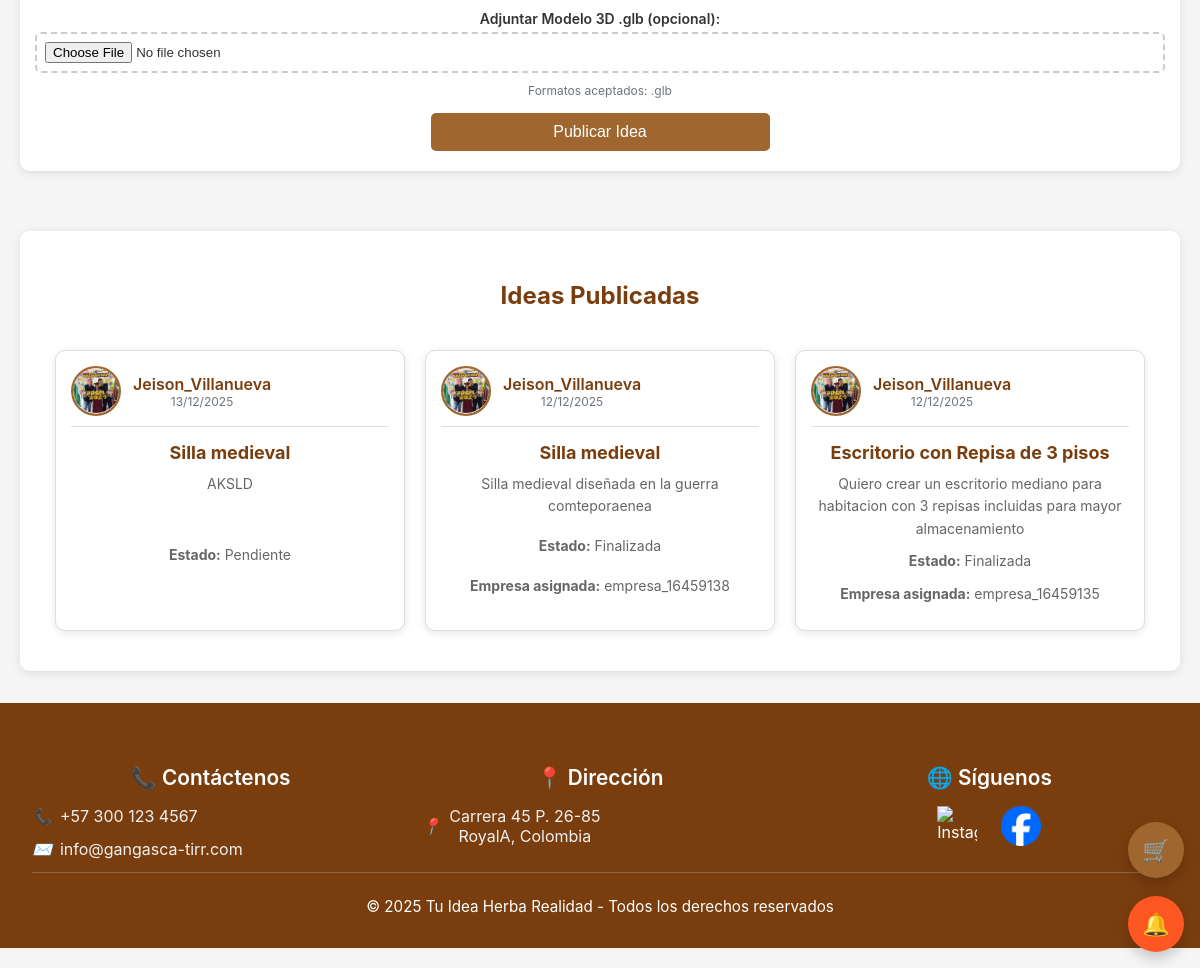
Before: /idea/ (lower part) with the older database file.
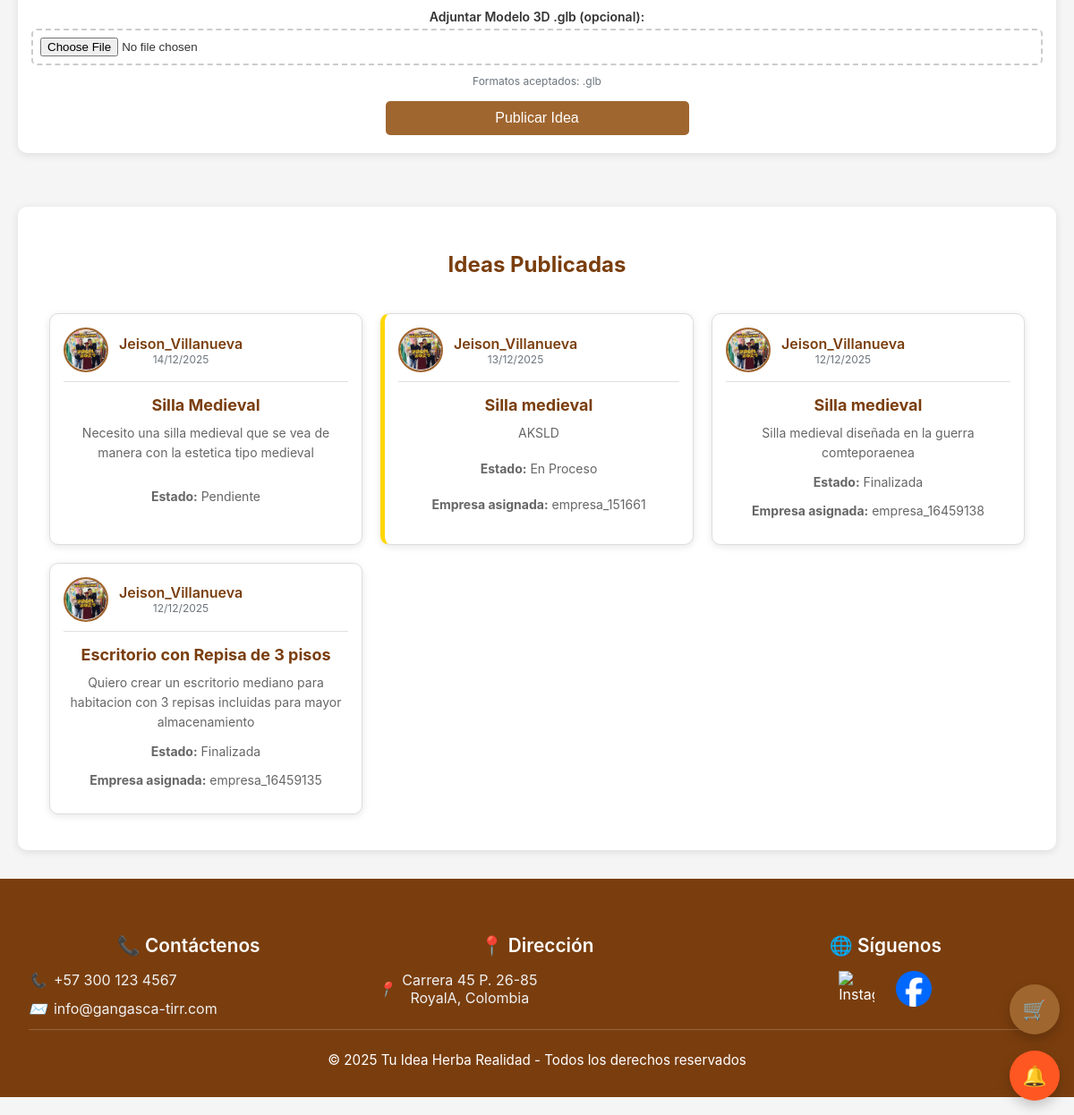
After: the same page with the newer database file.
### core/models.py (models this page shows, shortened)
class Idea(models.Model):
    STATUS_CHOICES = [
        ('pendiente', 'Pendiente'),
        ('en_proceso', 'En Proceso'),
        ('completada', 'Completada'),
        ('finalizada', 'Finalizada'),
        ('rechazada', 'Rechazada'),
    ]
    CATEGORIA_CHOICES = [
        ('mesas', 'Mesas'),
        ('sillas', 'Sillas'),
        ('cajoneras', 'Cajoneras'),
        ('armarios', 'Armarios'),
        ('utensilios', 'Utensilios'),
        ('escritorios', 'Escritorios'),
    ]
    titulo = models.CharField(max_length=100)
    descripcion = models.CharField(max_length=250, default='', blank=True, null=True)
    autor = models.CharField(max_length=100)
    imagen = models.ImageField(upload_to='uploads/ideas/', blank=True, null=True)
    modelo_3d = models.FileField(upload_to='uploads/ideas/modelos3d/', blank=True, null=True)
    estado = models.CharField(max_length=20, choices=STATUS_CHOICES, default='pendiente')
    empresa_asignada = models.ForeignKey(UserEmpresa, on_delete=models.SET_NULL, null=True, blank=True)
    fecha_creacion = models.DateTimeField(auto_now_add=True)
    mensaje_empresa = models.TextField(max_length=1000, blank=True, null=True, help_text='Mensaje de la empresa al cliente sobre la idea')
    respuesta_cliente = models.TextField(max_length=1000, blank=True, null=True, help_text='Respuesta del cliente a la empresa')
    permiso_publicacion = models.BooleanField(default=False, help_text='Permiso del cliente para publicar como producto')
    fecha_permiso = models.DateTimeField(null=True, blank=True)
    publicada_como_producto = models.BooleanField(default=False)
    fecha_publicacion = models.DateTimeField(null=True, blank=True)
    categoria = models.CharField(max_length=20, choices=CATEGORIA_CHOICES, default='mesas')
    medidas = models.JSONField(blank=True, null=True, help_text='Medidas personalizadas del producto')
    veces_editada = models.IntegerField(default=0, help_text='Número de veces que se ha editado la idea')

class UserClientes(models.Model):
    usernameCliente = models.CharField(max_length=100, unique=True)
    passwordCliente = models.CharField(max_length=100)
    email = models.EmailField(max_length=100, blank=True)
    is_active = models.BooleanField(default=True)
    last_modified = models.DateTimeField(auto_now=True)
    status_changed_at = models.DateTimeField(null=True, blank=True)
    fecha_registro = models.DateTimeField(auto_now_add=True, null=True, blank=True)
    foto_perfil = models.ImageField(upload_to='uploads/perfiles/', blank=True, null=True)
    two_factor_enabled = models.BooleanField(default=False)
    two_factor_secret = models.CharField(max_length=32, blank=True, null=True)
    nombre_completo = models.CharField(max_length=200, blank=True, null=True)
    cedula = models.CharField(max_length=20, blank=True, null=True)
    telefono = models.CharField(max_length=20, blank=True, null=True, validators=[RegexValidator(r'^\d{7,15}$', 'Ingrese un número de teléfono válido (solo números, 7-15 dígitos)')])
    direccion = models.CharField(max_length=300, blank=True, null=True)
    ciudad = models.CharField(max_length=100, blank=True, null=True)
    departamento = models.CharField(max_length=100, blank=True, null=True)
    codigo_postal = models.CharField(max_length=10, blank=True, null=True)

class UserEmpresa(models.Model):
    usernameEmpresa = models.CharField(max_length=100, unique=True)
    passwordEmpresa = models.CharField(max_length=100)
    email = models.EmailField(max_length=100, blank=True)
    is_active = models.BooleanField(default=True)
    last_modified = models.DateTimeField(auto_now=True)
    status_changed_at = models.DateTimeField(null=True, blank=True)
    two_factor_enabled = models.BooleanField(default=False)
    two_factor_secret = models.CharField(max_length=32, blank=True, null=True)

### core/views.py (the view)
# urls.py: path('idea/', views.ideas_view, name='idea'),
def ideas_view(request):
    usernameCliente = request.session.get('usernameCliente')
    usuario = None
    if usernameCliente:
        try:
            usuario = UserClientes.objects.get(usernameCliente=usernameCliente)
        except UserClientes.DoesNotExist:
            pass
    if request.method == 'POST':
        form = IdeaForm(request.POST, request.FILES)
        if form.is_valid():
            idea = form.save(commit=False)
            if usuario:
                idea.autor = usuario.usernameCliente
            medidas_json = request.POST.get('medidas', '')
            if medidas_json:
                try:
                    idea.medidas = json.loads(medidas_json)
                except:
                    idea.medidas = None
            idea.save()
            return redirect('idea')
    else:
        form = IdeaForm()
    ideas = Idea.objects.all().order_by('-fecha_creacion')
    mis_ideas = ideas.filter(autor=usernameCliente) if usernameCliente else []
    for idea in ideas:
        try:
            idea.usuario = UserClientes.objects.get(usernameCliente=idea.autor)
        except UserClientes.DoesNotExist:
            idea.usuario = None
        if idea.medidas:
            idea.medidas_json = json.dumps(idea.medidas)
        else:
            idea.medidas_json = 'null'
    for idea in mis_ideas:
        if idea.medidas:
            idea.medidas_json = json.dumps(idea.medidas)
        else:
            idea.medidas_json = 'null'
    return render(request, 'core/idea.html', {
        'form': form,
        'ideas': ideas,
        'mis_ideas': mis_ideas,
        'usuario': usuario,
    })

### core/forms.py
class IdeaForm(forms.ModelForm):
    class Meta:
        model = Idea
        fields = ['titulo', 'descripcion', 'imagen', 'modelo_3d', 'categoria']
        widgets = {
            'descripcion': forms.Textarea(attrs={'rows': 5}),
            'categoria': forms.Select(attrs={
                'class': 'form-control'
            }),
        }
        labels = {
            'modelo_3d': 'Modelo 3D (.glb)',
            'categoria': 'Categoría del Producto',
        }
        help_texts = {
            'modelo_3d': 'Sube un archivo de modelo 3D en formato .glb',
            'categoria': 'Selecciona la categoría que mejor se ajuste a tu idea',
        }

### core/templates/core/idea.html (shortened to what the changed rows need)
{% load static %}
{% load json_filters %}
<!DOCTYPE html>
<html lang="es">
<head>
  {% load static %}
  <link rel="stylesheet" href="{% static 'core/css/styles.css' %}">
  <link rel="stylesheet" href="{% static 'core/css/idea.css' %}">
  <link rel="stylesheet" href="{% static 'core/css/responsive.css' %}">
</head>
<body>
<div class="main-content-wrapper">
   <section>
      <br>
      <section class="seccion-at">
        <h2>Ideas Publicadas</h2>
        {% if ideas %}
          <div class="contenedor-articulos">
            {% for idea in ideas %}
              <div class="articulo {% if idea.estado == 'en_proceso' %}en-proceso{% elif idea.estado == 'completada' %}completada{% endif %}">
                <div class="contenido-articulo">
                  <div class="idea-header">
                    <div class="idea-usuario">
                      <div class="usuario-avatar">
                        {% if idea.usuario.foto_perfil %}
                          <img src="{{ idea.usuario.foto_perfil.url }}" alt="{{ idea.autor }}" style="width: 100%; height: 100%; border-radius: 50%; object-fit: cover;">
                        {% else %}
                          <img src="{% static 'core/img/Perfil.png' %}" alt="{{ idea.autor }}" style="width: 100%; height: 100%; border-radius: 50%; object-fit: cover;">
                        {% endif %}
                      </div>
                      <div class="usuario-info">
                        <h4>{{ idea.autor }}</h4>
                        <span class="idea-fecha">{{ idea.fecha_creacion|date:"d/m/Y" }}</span>
                      </div>
                    </div>
                  </div>
                  <h3>{{ idea.titulo }}</h3>
                  <p>{{ idea.descripcion }}</p>
                  <p><strong>Estado:</strong> {{ idea.get_estado_display }}</p>
                  {% if idea.empresa_asignada %}
                  <p><strong>Empresa asignada:</strong> {{ idea.empresa_asignada.usernameEmpresa }}</p>
                  {% endif %}
                </div>
              </div>
            {% endfor %}
          </div>
        {% else %}
          <p>Aún no hay ideas publicadas. ¡Sé el primero en compartir la tuya!</p>
        {% endif %}
      </section>
  </section>
</div>
{% include 'core/floating_buttons.html' %}
{% include 'core/modal_notificaciones.html' %}
</body>
</html>

Changed rows visible on the page:
added Idea: usuario.foto_perfil (picture), autor "Jeison_Villanueva", fecha_creacion "14/12/2025", titulo "Silla Medieval", descripcion "Necesito una silla medieval que se vea de manera con la estetica tipo medieval", estado "Pendiente"
changed Idea "AKSLD": estado "Pendiente" → "En Proceso"; empresa_asignada_id empty → 4 (drawn); empresa_asignada.usernameEmpresa (not shown) → "empresa_151661"
